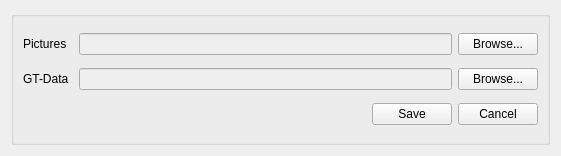
<?xml version="1.0" encoding="UTF-8"?>
<ui version="4.0">
 <class>SettingsWindow</class>
 <widget class="QWidget" name="SettingsWindow">
  <property name="geometry">
   <rect>
    <x>0</x>
    <y>0</y>
    <width>561</width>
    <height>156</height>
   </rect>
  </property>
  <property name="windowTitle">
   <string>Path settings</string>
  </property>
  <layout class="QVBoxLayout" name="verticalLayout">
   <item>
    <widget class="QGroupBox" name="groupBox">
     <property name="title">
      <string/>
     </property>
     <layout class="QVBoxLayout" name="verticalLayout_2">
      <item>
       <layout class="QHBoxLayout" name="horizontalLayout_3">
        <item>
         <widget class="QLabel" name="label">
          <property name="minimumSize">
           <size>
            <width>50</width>
            <height>0</height>
           </size>
          </property>
          <property name="text">
           <string>Pictures</string>
          </property>
         </widget>
        </item>
        <item>
         <widget class="QLineEdit" name="lePictures">
          <property name="enabled">
           <bool>false</bool>
          </property>
         </widget>
        </item>
        <item>
         <widget class="QPushButton" name="pbPictures">
          <property name="text">
           <string>Browse...</string>
          </property>
         </widget>
        </item>
       </layout>
      </item>
      <item>
       <layout class="QHBoxLayout" name="horizontalLayout_4">
        <item>
         <widget class="QLabel" name="label_3">
          <property name="minimumSize">
           <size>
            <width>50</width>
            <height>0</height>
           </size>
          </property>
          <property name="text">
           <string>GT-Data</string>
          </property>
         </widget>
        </item>
        <item>
         <widget class="QLineEdit" name="leGT">
          <property name="enabled">
           <bool>false</bool>
          </property>
         </widget>
        </item>
        <item>
         <widget class="QPushButton" name="pbGT">
          <property name="text">
           <string>Browse...</string>
          </property>
         </widget>
        </item>
       </layout>
      </item>
      <item>
       <layout class="QHBoxLayout" name="horizontalLayout">
        <item>
         <spacer name="horizontalSpacer">
          <property name="orientation">
           <enum>Qt::Horizontal</enum>
          </property>
          <property name="sizeHint" stdset="0">
           <size>
            <width>40</width>
            <height>20</height>
           </size>
          </property>
         </spacer>
        </item>
        <item>
         <widget class="QPushButton" name="pbSave">
          <property name="text">
           <string>Save</string>
          </property>
         </widget>
        </item>
        <item>
         <widget class="QPushButton" name="pbCancel">
          <property name="text">
           <string>Cancel</string>
          </property>
         </widget>
        </item>
       </layout>
      </item>
     </layout>
    </widget>
   </item>
  </layout>
 </widget>
 <resources/>
 <connections/>
</ui>
